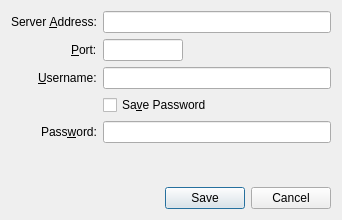
<?xml version="1.0" encoding="UTF-8"?>
<ui version="4.0">
 <class>EditConnectionWindow</class>
 <widget class="QDialog" name="EditConnectionWindow">
  <property name="geometry">
   <rect>
    <x>0</x>
    <y>0</y>
    <width>342</width>
    <height>220</height>
   </rect>
  </property>
  <property name="windowTitle">
   <string>Edit Connection</string>
  </property>
  <property name="windowIcon">
   <iconset resource="repatriator.qrc">
    <normaloff>:/general/resource/bug.ico</normaloff>:/general/resource/bug.ico</iconset>
  </property>
  <property name="modal">
   <bool>true</bool>
  </property>
  <layout class="QVBoxLayout" name="verticalLayout">
   <item>
    <layout class="QFormLayout" name="formLayout">
     <property name="labelAlignment">
      <set>Qt::AlignRight|Qt::AlignTrailing|Qt::AlignVCenter</set>
     </property>
     <item row="0" column="0">
      <widget class="QLabel" name="label">
       <property name="text">
        <string>Server &amp;Address:</string>
       </property>
       <property name="buddy">
        <cstring>addressLineEdit</cstring>
       </property>
      </widget>
     </item>
     <item row="0" column="1">
      <widget class="QLineEdit" name="addressLineEdit"/>
     </item>
     <item row="1" column="0">
      <widget class="QLabel" name="label_2">
       <property name="sizePolicy">
        <sizepolicy hsizetype="Preferred" vsizetype="Preferred">
         <horstretch>0</horstretch>
         <verstretch>0</verstretch>
        </sizepolicy>
       </property>
       <property name="text">
        <string>&amp;Port:</string>
       </property>
       <property name="buddy">
        <cstring>portLineEdit</cstring>
       </property>
      </widget>
     </item>
     <item row="2" column="0">
      <widget class="QLabel" name="label_3">
       <property name="text">
        <string>&amp;Username:</string>
       </property>
       <property name="buddy">
        <cstring>usernameLineEdit</cstring>
       </property>
      </widget>
     </item>
     <item row="2" column="1">
      <widget class="QLineEdit" name="usernameLineEdit"/>
     </item>
     <item row="3" column="1">
      <widget class="QCheckBox" name="savePasswordCheckBox">
       <property name="text">
        <string>Sa&amp;ve Password</string>
       </property>
      </widget>
     </item>
     <item row="4" column="1">
      <widget class="QLineEdit" name="passwordLineEdit">
       <property name="text">
        <string/>
       </property>
       <property name="echoMode">
        <enum>QLineEdit::Password</enum>
       </property>
      </widget>
     </item>
     <item row="4" column="0">
      <widget class="QLabel" name="passwordLabel">
       <property name="text">
        <string>Pass&amp;word:</string>
       </property>
       <property name="buddy">
        <cstring>passwordLineEdit</cstring>
       </property>
      </widget>
     </item>
     <item row="1" column="1">
      <widget class="QLineEdit" name="portLineEdit">
       <property name="sizePolicy">
        <sizepolicy hsizetype="Fixed" vsizetype="Fixed">
         <horstretch>0</horstretch>
         <verstretch>0</verstretch>
        </sizepolicy>
       </property>
       <property name="minimumSize">
        <size>
         <width>80</width>
         <height>0</height>
        </size>
       </property>
       <property name="maximumSize">
        <size>
         <width>80</width>
         <height>16777215</height>
        </size>
       </property>
       <property name="maxLength">
        <number>5</number>
       </property>
      </widget>
     </item>
    </layout>
   </item>
   <item>
    <widget class="QDialogButtonBox" name="buttonBox">
     <property name="orientation">
      <enum>Qt::Horizontal</enum>
     </property>
     <property name="standardButtons">
      <set>QDialogButtonBox::Cancel|QDialogButtonBox::Save</set>
     </property>
    </widget>
   </item>
  </layout>
 </widget>
 <resources>
  <include location="repatriator.qrc"/>
 </resources>
 <connections>
  <connection>
   <sender>buttonBox</sender>
   <signal>accepted()</signal>
   <receiver>EditConnectionWindow</receiver>
   <slot>accept()</slot>
   <hints>
    <hint type="sourcelabel">
     <x>248</x>
     <y>254</y>
    </hint>
    <hint type="destinationlabel">
     <x>157</x>
     <y>274</y>
    </hint>
   </hints>
  </connection>
  <connection>
   <sender>buttonBox</sender>
   <signal>rejected()</signal>
   <receiver>EditConnectionWindow</receiver>
   <slot>reject()</slot>
   <hints>
    <hint type="sourcelabel">
     <x>316</x>
     <y>260</y>
    </hint>
    <hint type="destinationlabel">
     <x>286</x>
     <y>274</y>
    </hint>
   </hints>
  </connection>
 </connections>
</ui>
